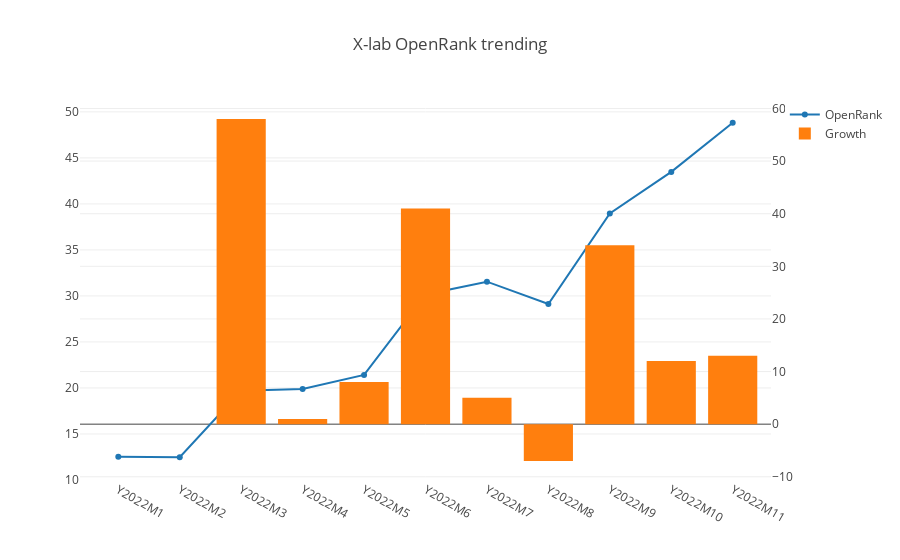

Notebook cell for this chart:
### Markdown cell above
## Overview

This part is the history OpenRank trending of all projects in X-lab community.

### Code cell
openDigger.index.openrank.getRepoOpenrank({
    repoIds: [288431943, 470364208, 467768946, 461374162, 471252840, 477937218, 428629051, 262909684, 221379769, 259035151, 358757145, 502755745, 508325123, 533339106],
    startYear, startMonth,
    endYear, endMonth, percision: 2,
    groupTimeRange: 'month', limit: -1, order: 'DESC',
}).then(data => {
    var x = [], v = [], g = []; g.push(0);
    forEveryMonth((y, m, index) => {
        var key = `Y${y}M${m}`;
        x.push(key); v.push(0);
        data.forEach(row => { v[index] += (row.openrank[index] ? row.openrank[index] : 0); row[key] = row.openrank[index] ? row.openrank[index] : 0; });
        if (index > 0) g.push(Math.ceil((v[index]-v[index-1])*100/v[index-1]));
    });
    data.forEach(row => { delete row.openrank; delete row.org; });
    console.table(data);
    openDigger.render.plotly([
        { x, y: v, type: 'scatter', name: 'OpenRank' },
        { x, y: g, type: 'bar', yaxis: 'y2', name: 'Growth'}
    ], {
        title: 'X-lab OpenRank trending',
        yaxis2: { overlaying: 'y', side: 'right' }
    });
    console.log(`2022.7 based growth: ${v.map(i => (i/v[6]).toFixed(2))}`);
    fs.writeFileSync('all_data.json', JSON.stringify(data));
});

### Figure 1 — Plotly figure (JSON) as saved in the notebook; plotly's stock layout.template omitted (floating-point values rounded to 4 significant figures)
{"data": [{"name": "OpenRank", "type": "scatter", "x": ["Y2022M1", "Y2022M2", "Y2022M3", "Y2022M4", "Y2022M5", "Y2022M6", "Y2022M7", "Y2022M8", "Y2022M9", "Y2022M10", "Y2022M11"], "y": [12.53, 12.47, 19.7, 19.88, 21.42, 30.16, 31.55, 29.12, 38.96, 43.48, 48.82]}, {"name": "Growth", "type": "bar", "x": ["Y2022M1", "Y2022M2", "Y2022M3", "Y2022M4", "Y2022M5", "Y2022M6", "Y2022M7", "Y2022M8", "Y2022M9", "Y2022M10", "Y2022M11"], "y": [0, 0, 58, 1, 8, 41, 5, -7, 34, 12, 13], "yaxis": "y2"}], "layout": {"autosize": true, "title": {"text": "X-lab OpenRank trending"}, "xaxis": {"autorange": true, "range": [-0.5905, 10.59], "type": "category"}, "yaxis": {"autorange": true, "range": [9.47, 51.82], "type": "linear"}, "yaxis2": {"autorange": true, "overlaying": "y", "range": [-10.61, 61.61], "side": "right", "type": "linear"}}}
